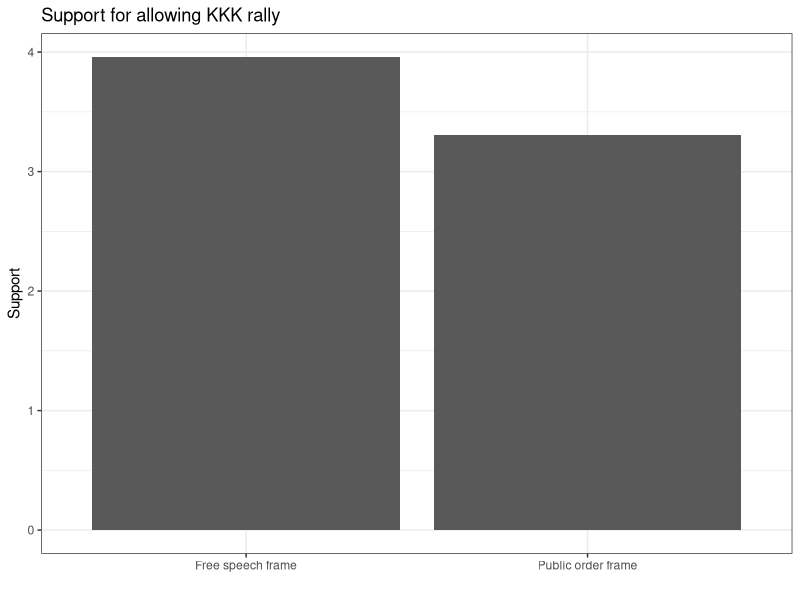
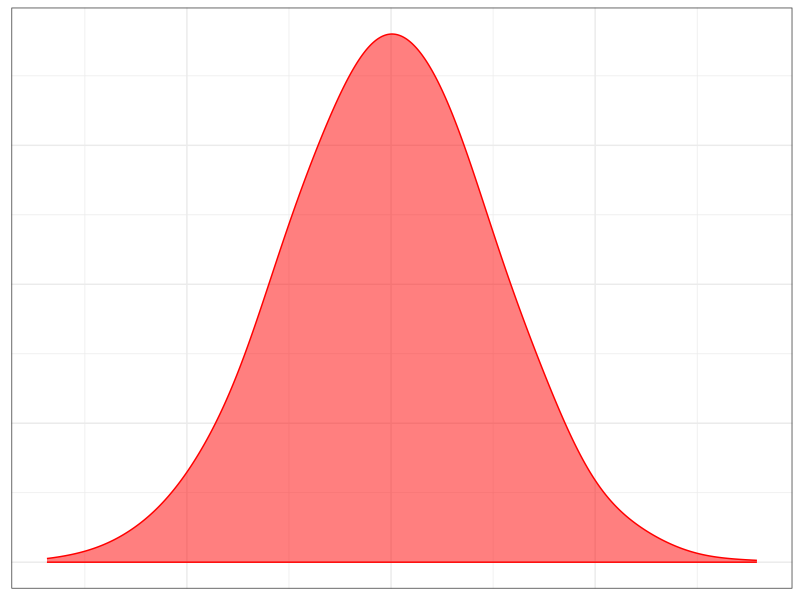
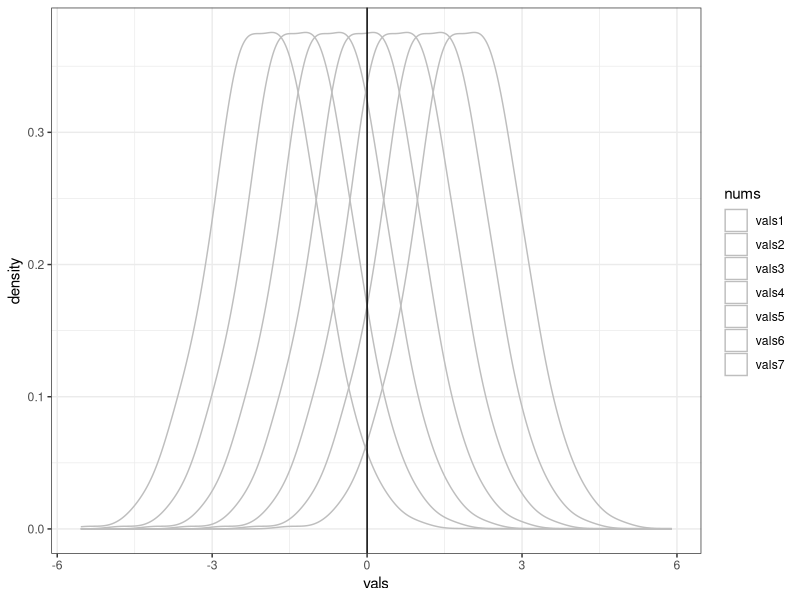
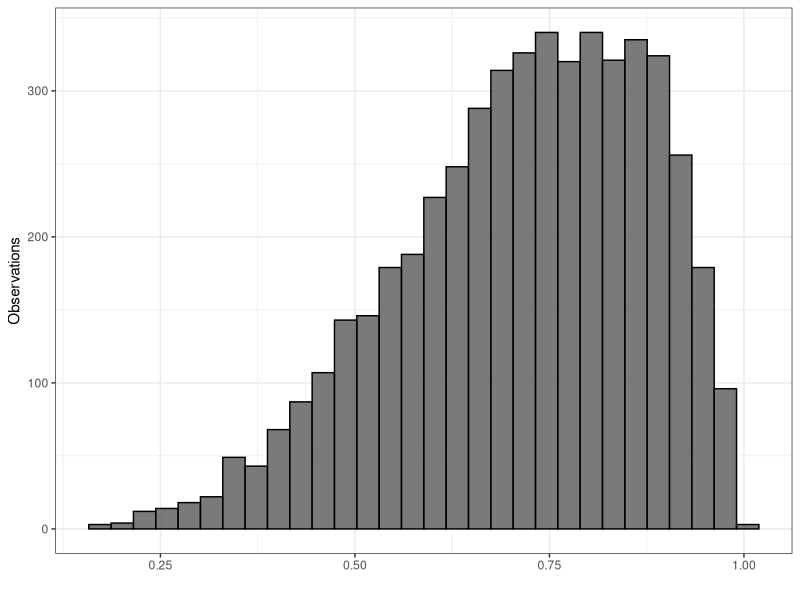
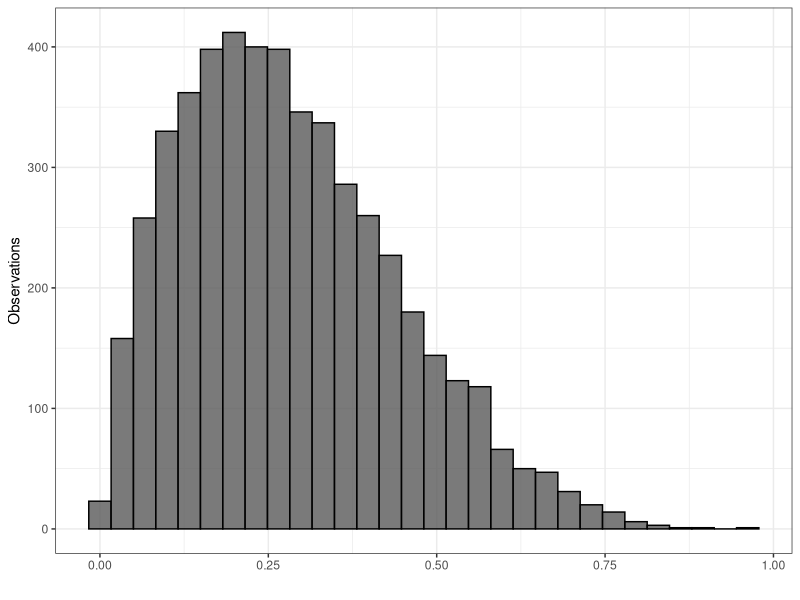
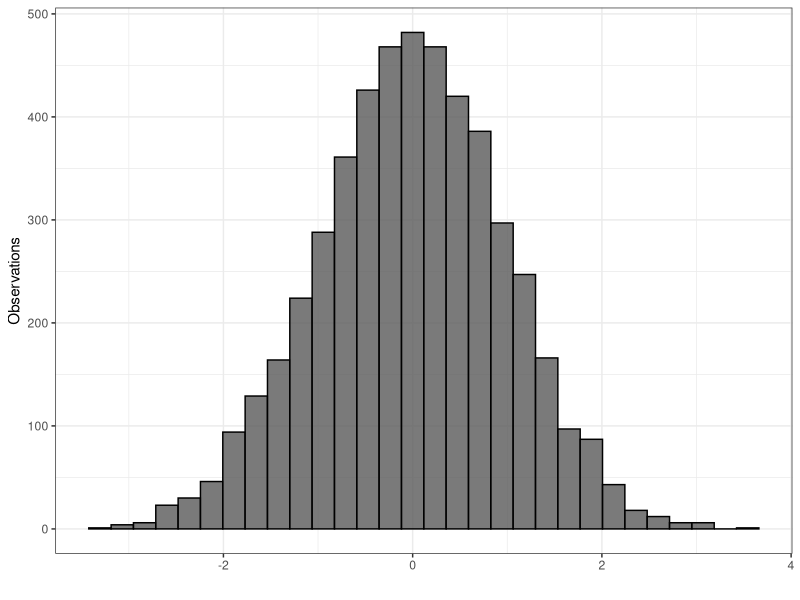
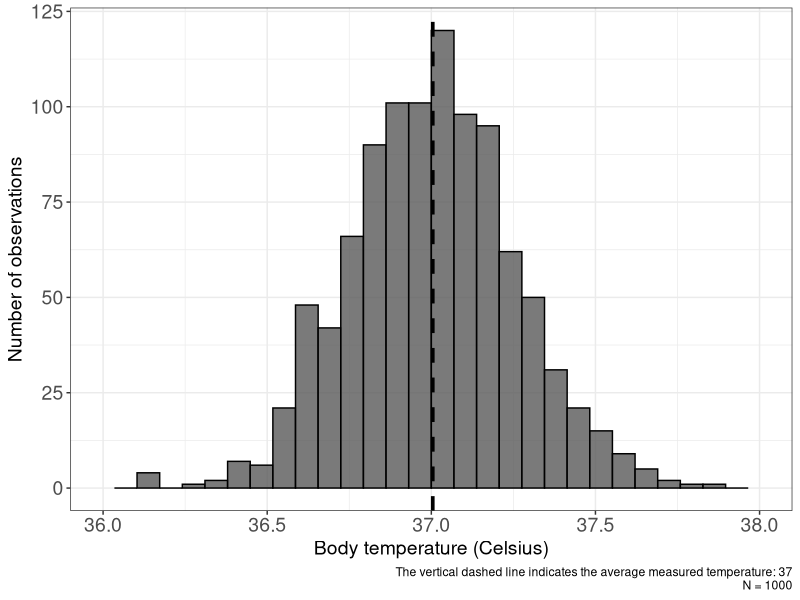
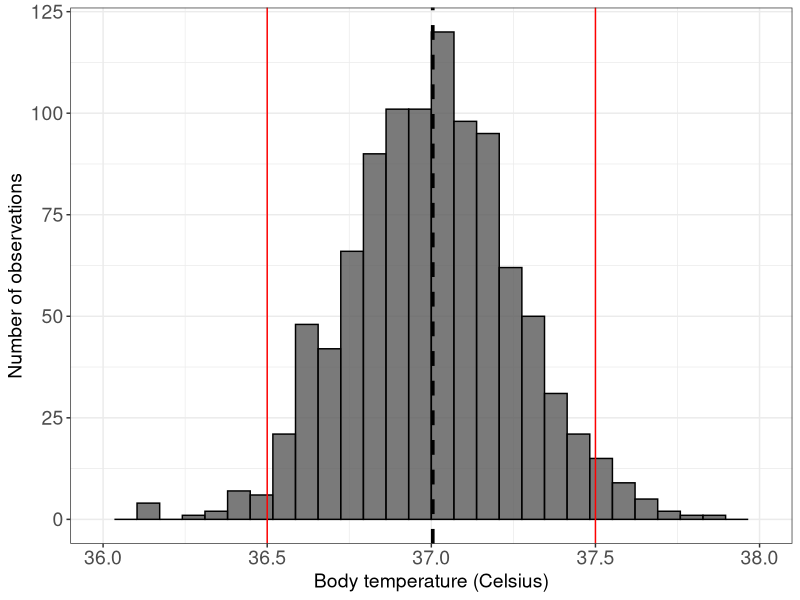

Write R code to recreate these figures, in order.

# Graphs for Intro to quant. methods course, 2021
#################################################

library(tidyverse)

setwd("/Users/carloknotz/Documents/Work/Stavanger/Teaching/Statistics/Slides")

# Example: News framing experiment
rally <- data.frame(rally = c(3.96,3.31),
                    speech = c(4.17,3.54),
                    treat = c("free","order"))

rally %>% 
  pivot_longer(cols = c("rally","speech"),
               names_to = "outcome",
               values_to = "value") %>% 
  filter(outcome=="rally") %>% 
  ggplot(aes(x=treat,y=value)) +
    geom_bar(stat = "identity") +
    scale_x_discrete(labels = c("Free speech frame",
                                "Public order frame")) +
  ylab("Support") +
  xlab("") +
  labs(title = "Support for allowing KKK rally") +
  theme_bw() +
  theme(legend.position = "bottom",
        legend.title = element_blank())
  ggsave("rallygraph.pdf")
  
  
  
# Example: Normal distribution
set.seed(42)  
nodist <- data.frame(vals = rnorm(5000,
                                  sd = 2),
                     id = seq(1,5000,1))

nodist %>% 
  ggplot(aes(x=vals)) +
    stat_density(adjust = 2,
                 alpha = .5,
                 color = "red",
                 fill = "red") +
  theme_bw() +
  theme(axis.text = element_blank(),
        axis.title = element_blank(),
        axis.ticks = element_blank())
  ggsave("snorm.pdf")
    
    
# Visualization, confidence intervals
set.seed(17)
cidist <- data.frame(vals1 = rnorm(5000,
                                   mean = 1.96,
                                  sd = 1),
                     id = seq(1,5000,1))
  
cidist$vals2 <- cidist$vals1 - 0.6533333
cidist$vals3 <- cidist$vals2 - 0.6533333
cidist$vals4 <- cidist$vals3 - 0.6533333
cidist$vals5 <- cidist$vals4 - 0.6533333
cidist$vals6 <- cidist$vals5 - 0.6533333
cidist$vals7 <- cidist$vals6 - 0.6533333
    
    
cidist %>% 
  pivot_longer(cols = starts_with("vals"),
               values_to = "vals",
               names_to = "nums") %>% 
  ggplot(aes(x=vals,color = nums)) +
    geom_density(stat = "density",
                 adjust = 1.5) + 
    #geom_vline(xintercept = 1.96) +
    #geom_vline(xintercept = -1.96) +
    geom_vline(xintercept = 0) +
  scale_color_manual(values = c("gray","gray","gray","gray","gray","gray","gray")) +
  theme_bw()
  

# Graphs to illustrate differences in spread
############################################

# w/o SD
set.seed(42)  

for(i in seq(1,5,1)){
nodist <- data.frame(vals = rnorm(5000,
                                  sd = i),
                     id = seq(1,5000,1))

nodist %>% 
  ggplot(aes(x=vals)) +
  geom_histogram(bins = 100) +
  scale_x_continuous(limits = c(-20,20),
                     breaks = seq(-20,20,5)) +
  scale_y_continuous(limits = c(0,850),
                     breaks = seq(0,800,100)) +
  theme_bw() +
  theme(axis.title = element_blank())
ggsave(paste0("sd_",i,".pdf"))
}

# w/ sd
for(i in c(1.5,5)){
nodist <- data.frame(vals = rnorm(5000,
                                  sd = i,
                                  mean = 178),
                     id = seq(1,5000,1))

nodist %>% 
  ggplot(aes(x=vals)) +
  geom_histogram(bins = 100) +
  scale_x_continuous(limits = c(160,200),
                     breaks = seq(160,200,10)) +
  scale_y_continuous(limits = c(0,600),
                     breaks = seq(0,600,100)) +
  labs(title = paste0("Variance = ",round(var(nodist$vals), digits = 2),
                      "\n Standard deviation = ",round(sd(nodist$vals), digits = 2)),
       caption = "N = 5000",
       x = "Body height (cm)", y = "Observations") +
  theme_bw() +
  theme(axis.ticks = element_blank(),
        axis.text = element_text(size = 14),
        axis.title = element_text(size=14))
ggsave(paste0("sd_",i,"_no.pdf"))
}

# Skewed distributions
data.frame(vals = rbeta(5000,5,2),
                   id = seq(1,5000,1)) %>% 
  ggplot(aes(x=vals)) +
    geom_histogram(colour = "black", alpha = .8) +
  labs(x = "", y = "Observations") +
  theme_bw()
  ggsave("leftskew.pdf")
  
data.frame(vals = rbeta(5000,2,5),
           id = seq(1,5000,1)) %>% 
  ggplot(aes(x=vals)) +
  geom_histogram(colour = "black", alpha = .8) +
  labs(x = "", y = "Observations") +
  theme_bw()
  ggsave("rightskew.pdf")
  
data.frame(vals = rnorm(5000),
           id = seq(1,5000,1)) %>% 
  ggplot(aes(x=vals)) +
  geom_histogram(colour = "black", alpha = .8) +
  labs(x = "", y = "Observations") +
  theme_bw()
  ggsave("symmetric.pdf")


# Temperature distribution
##########################
set.seed(17)
temp <- data.frame(temp = rnorm(1000,
                                mean = 37,
                                sd = .25))

temp %>% 
  ggplot(aes(x=temp)) +
    geom_histogram(colour = "black", alpha = .8) +
    geom_vline(xintercept = mean(temp$temp),
               linetype = "dashed", size = 1.25) +
    scale_x_continuous(limits = c(36,38),
                     breaks = seq(36,38,.5)) +
    labs(x = "Body temperature (Celsius)",
         y = "Number of observations",
         caption = paste0("The vertical dashed line indicates the average measured temperature: ",
                          round(mean(temp$temp),digits = 1),
                          "\n N = 1000")) +
    theme_bw() +
    theme(axis.text = element_text(size = 14),
          axis.title = element_text(size=14))
    ggsave("tempdist.pdf")
    
temp %>% 
  ggplot(aes(x=temp)) +
  geom_histogram(colour = "black", alpha = .8) +
  geom_vline(xintercept = mean(temp$temp),
             linetype = "dashed", size = 1.25) +
  geom_vline(xintercept = 36.5, color = "red") +
  geom_vline(xintercept = 37.5, color = "red") +
  scale_x_continuous(limits = c(36,38),
                     breaks = seq(36,38,.5)) +
  labs(x = "Body temperature (Celsius)",
       y = "Number of observations") +
  theme_bw() +
  theme(axis.text = element_text(size = 14),
        axis.title = element_text(size=14))
  ggsave("normalrange.pdf")



# Difference sampling vs. frequency distribution
################################################

# Frequency
pop <- sample(seq(1,10,1),
              125,
              replace = T,
              prob = c(.02,.11,.17,.29,.14,.10,.09,.04,.03,0.01))
    
data <- data.frame(pop = pop,
                   idno = seq(1,length(pop),1))

data %>% 
  group_by(pop) %>% 
  summarize(n = n()) %>% 
  ggplot(aes(x=pop,y=n)) +
  geom_bar(stat = "identity") +
  scale_x_continuous(breaks = seq(1,10,1),
                     limits = c(.5,10.5)) +
  geom_vline(xintercept = mean(pop), color = "#d95f02", size = 1.25) +
  labs(x = "Left-right self-placement",
       y = "Frequency") +
  theme_bw() 
  ggsave("freqdist.pdf",
         width = 10,
         height = 5,
         units = "cm")
    
# Sampling
means <- sapply(seq(1,10000,1),
                function(x){
                  sample <- sample(pop,
                                   size = 20,
                                   replace = F)
                  return(mean(sample))
                })

sims <- data.frame(means = means,
                   draws = seq(1,length(means),1))

sims %>%
  ggplot(mapping = aes(x=means)) +
  geom_bar(stat = "count",
           width = 0.05,
           position = position_dodge(width=0.01)) +
  # geom_vline(xintercept = mean(pop),
  #            color = "#d95f02", size = 1.25) +
  ylab("Number of samples") +
  xlab("Sample means") +
  scale_x_continuous(limits = c(.5,10.5),
                     breaks = seq(1,10,1)) +
  theme_bw()
  ggsave("sampdist.pdf",
       width = 10,
       height = 5,
       units = "cm")

    
# Replication of Logunov et al., Sputnik V trial (Lancet 2021)
##############################################################
sputnik <- matrix(c(4840,62,14948,16), ncol = 2, byrow = T)

colnames(sputnik) <- c("Did not get COVID","Got COVID")
rownames(sputnik) <- c("Did not get vaccine","Got vaccine")

as.table(sputnik) # table

# Percentage difference
inc_untreat <- round((62/4902)*100, digits = 1) # incidence among untreated
inc_treat <- round((16/14964)*100, digits = 1) # incidence among treated
inc_treat-inc_untreat # difference
round(inc_treat/inc_untreat, digits = 3)*100 # relative risk


# odds-ratio
treat <- 16/14948 # odds in exposed group
place <- 62/4840 # odds in unexposed group

round(treat/place, digits = 3) # odds-ratio

round(1-(treat/place), digits = 3)*100 # efficacy

# chi-square
chisq.test(sputnik, correct = F) 


